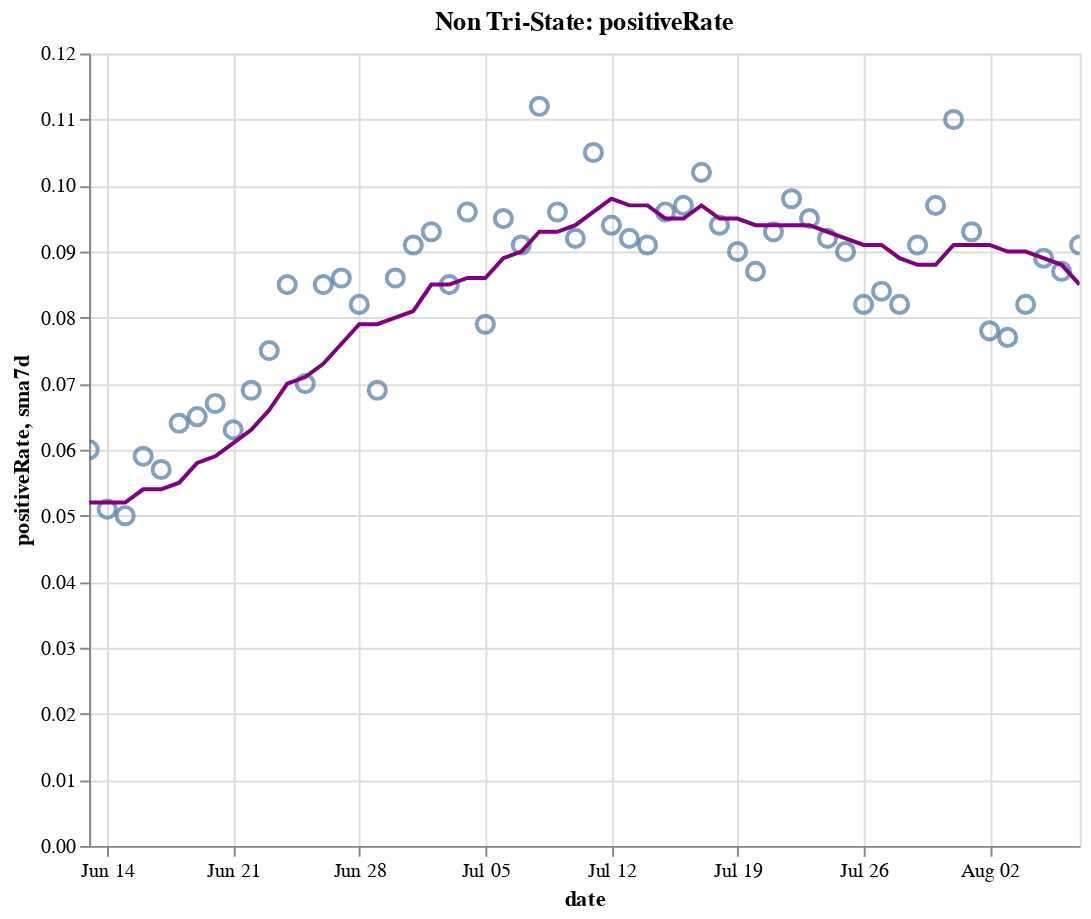

Notebook source saved alongside this figure:
### Code cell
create_plot(non_tristate, 'positiveRate')

### Figure 1 — Vega-Lite specification as saved in the notebook (floating-point values rounded to 4 significant figures)
{"config": {"view": {"continuousWidth": 400, "continuousHeight": 300}}, "layer": [{"layer": [{"mark": {"type": "point", "size": 75}, "encoding": {"tooltip": [{"type": "temporal", "field": "date"}, {"type": "quantitative", "field": "positiveRate"}, {"type": "quantitative", "field": "sma7d"}], "x": {"type": "temporal", "field": "date"}, "y": {"type": "quantitative", "field": "positiveRate"}}, "selection": {"selector016": {"type": "interval", "bind": "scales", "encodings": ["x", "y"]}}}, {"mark": {"type": "line", "color": "purple"}, "encoding": {"x": {"type": "temporal", "field": "date"}, "y": {"type": "quantitative", "field": "sma7d"}}}]}, {"mark": {"type": "rule", "color": "#aaa"}, "encoding": {"x": {"type": "temporal", "field": "date"}}, "transform": [{"filter": {"selection": "selector015"}}]}, {"mark": "circle", "encoding": {"opacity": {"condition": {"value": 1, "selection": "selector015"}, "value": 0}, "tooltip": [{"type": "temporal", "field": "date"}, {"type": "quantitative", "field": "positiveRate"}, {"type": "quantitative", "field": "sma7d"}], "x": {"type": "temporal", "field": "date"}, "y": {"type": "quantitative", "field": "positiveRate"}}, "selection": {"selector015": {"type": "single", "encodings": ["x"], "on": "mouseover", "nearest": true, "empty": "none"}}}, {"mark": {"type": "text", "align": "left", "dx": 5, "dy": -5, "stroke": "white", "strokeWidth": 2}, "encoding": {"text": {"type": "quantitative", "field": "positiveRate"}, "tooltip": [{"type": "temporal", "field": "date"}, {"type": "quantitative", "field": "positiveRate"}, {"type": "quantitative", "field": "sma7d"}], "x": {"type": "temporal", "field": "date"}, "y": {"type": "quantitative", "field": "positiveRate"}}, "transform": [{"filter": {"selection": "selector015"}}]}, {"mark": {"type": "text", "align": "left", "dx": 5, "dy": -5}, "encoding": {"text": {"type": "quantitative", "field": "positiveRate"}, "tooltip": [{"type": "temporal", "field": "date"}, {"type": "quantitative", "field": "positiveRate"}, {"type": "quantitative", "field": "sma7d"}], "x": {"type": "temporal", "field": "date"}, "y": {"type": "quantitative", "field": "positiveRate"}}, "transform": [{"filter": {"selection": "selector015"}}]}], "data": {"name": "data-96d294d35927ad1c663f99806bb8db24"}, "height": 400, "title": "Non Tri-State: positiveRate", "width": 500, "$schema": "https://vega.github.io/schema/vega-lite/v4.8.1.json", "datasets": {"data-96d294d35927ad1c663f99806bb8db24": [{"date": "2020-06-13T00:00:00", "totalTestResultsIncrease": 397700.0, "positiveIncrease": 23680.0, "death": 67780.0, "deathIncrease": 532.0, "positiveRate": 0.06, "state": "Non Tri-State", "sma7d": 0.052}, {"date": "2020-06-14T00:00:00", "totalTestResultsIncrease": 396300.0, "positiveIncrease": 20310.0, "death": 68060.0, "deathIncrease": 280.0, "positiveRate": 0.051, "state": "Non Tri-State", "sma7d": 0.052}, {"date": "2020-06-15T00:00:00", "totalTestResultsIncrease": 352800.0, "positiveIncrease": 17520.0, "death": 68360.0, "deathIncrease": 298.0, "positiveRate": 0.05, "state": "Non Tri-State", "sma7d": 0.052}, {"date": "2020-06-16T00:00:00", "totalTestResultsIncrease": 381800.0, "positiveIncrease": 22370.0, "death": 69000.0, "deathIncrease": 643.0, "positiveRate": 0.059, "state": "Non Tri-State", "sma7d": 0.054}, {"date": "2020-06-17T00:00:00", "totalTestResultsIncrease": 405300.0, "positiveIncrease": 22950.0, "death": 69700.0, "deathIncrease": 695.0, "positiveRate": 0.057, "state": "Non Tri-State", "sma7d": 0.054}, {"date": "2020-06-18T00:00:00", "totalTestResultsIncrease": 416700.0, "positiveIncrease": 26490.0, "death": 70330.0, "deathIncrease": 634.0, "positiveRate": 0.064, "state": "Non Tri-State", "sma7d": 0.055}, {"date": "2020-06-19T00:00:00", "totalTestResultsIncrease": 460300.0, "positiveIncrease": 29740.0, "death": 70920.0, "deathIncrease": 583.0, "positiveRate": 0.065, "state": "Non Tri-State", "sma7d": 0.058}, {"date": "2020-06-20T00:00:00", "totalTestResultsIncrease": 462100.0, "positiveIncrease": 30780.0, "death": 71480.0, "deathIncrease": 569.0, "positiveRate": 0.067, "state": "Non Tri-State", "sma7d": 0.059}, {"date": "2020-06-21T00:00:00", "totalTestResultsIncrease": 415400.0, "positiveIncrease": 26270.0, "death": 71740.0, "deathIncrease": 255.0, "positiveRate": 0.063, "state": "Non Tri-State", "sma7d": 0.061}, {"date": "2020-06-22T00:00:00", "totalTestResultsIncrease": 381000.0, "positiveIncrease": 26160.0, "death": 71980.0, "deathIncrease": 241.0, "positiveRate": 0.069, "state": "Non Tri-State", "sma7d": 0.063}, {"date": "2020-06-23T00:00:00", "totalTestResultsIncrease": 428400.0, "positiveIncrease": 31990.0, "death": 72590.0, "deathIncrease": 613.0, "positiveRate": 0.075, "state": "Non Tri-State", "sma7d": 0.066}, {"date": "2020-06-24T00:00:00", "totalTestResultsIncrease": 445400.0, "positiveIncrease": 37930.0, "death": 73240.0, "deathIncrease": 652.0, "positiveRate": 0.085, "state": "Non Tri-State", "sma7d": 0.07}, {"date": "2020-06-25T00:00:00", "totalTestResultsIncrease": 540400.0, "positiveIncrease": 37940.0, "death": 73840.0, "deathIncrease": 595.0, "positiveRate": 0.07, "state": "Non Tri-State", "sma7d": 0.071}, {"date": "2020-06-26T00:00:00", "totalTestResultsIncrease": 506600.0, "positiveIncrease": 43160.0, "death": 74410.0, "deathIncrease": 571.0, "positiveRate": 0.085, "state": "Non Tri-State", "sma7d": 0.073}, {"date": "2020-06-27T00:00:00", "totalTestResultsIncrease": 496300.0, "positiveIncrease": 42640.0, "death": 74870.0, "deathIncrease": 455.0, "positiveRate": 0.086, "state": "Non Tri-State", "sma7d": 0.076}, {"date": "2020-06-28T00:00:00", "totalTestResultsIncrease": 495100.0, "positiveIncrease": 40840.0, "death": 75100.0, "deathIncrease": 234.0, "positiveRate": 0.082, "state": "Non Tri-State", "sma7d": 0.079}, {"date": "2020-06-29T00:00:00", "totalTestResultsIncrease": 562800.0, "positiveIncrease": 38640.0, "death": 75400.0, "deathIncrease": 302.0, "positiveRate": 0.069, "state": "Non Tri-State", "sma7d": 0.079}, {"date": "2020-06-30T00:00:00", "totalTestResultsIncrease": 542100.0, "positiveIncrease": 46390.0, "death": 75940.0, "deathIncrease": 538.0, "positiveRate": 0.086, "state": "Non Tri-State", "sma7d": 0.08}, {"date": "2020-07-01T00:00:00", "totalTestResultsIncrease": 544600.0, "positiveIncrease": 49730.0, "death": 76580.0, "deathIncrease": 645.0, "positiveRate": 0.091, "state": "Non Tri-State", "sma7d": 0.081}, {"date": "2020-07-02T00:00:00", "totalTestResultsIncrease": 561100.0, "positiveIncrease": 52450.0, "death": 77240.0, "deathIncrease": 655.0, "positiveRate": 0.093, "state": "Non Tri-State", "sma7d": 0.085}, {"date": "2020-07-03T00:00:00", "totalTestResultsIncrease": 623000.0, "positiveIncrease": 52850.0, "death": 77760.0, "deathIncrease": 523.0, "positiveRate": 0.085, "state": "Non Tri-State", "sma7d": 0.085}, {"date": "2020-07-04T00:00:00", "totalTestResultsIncrease": 556800.0, "positiveIncrease": 53720.0, "death": 78030.0, "deathIncrease": 270.0, "positiveRate": 0.096, "state": "Non Tri-State", "sma7d": 0.086}, {"date": "2020-07-05T00:00:00", "totalTestResultsIncrease": 567400.0, "positiveIncrease": 44890.0, "death": 78210.0, "deathIncrease": 179.0, "positiveRate": 0.079, "state": "Non Tri-State", "sma7d": 0.086}, {"date": "2020-07-06T00:00:00", "totalTestResultsIncrease": 426400.0, "positiveIncrease": 40610.0, "death": 78420.0, "deathIncrease": 212.0, "positiveRate": 0.095, "state": "Non Tri-State", "sma7d": 0.089}, {"date": "2020-07-07T00:00:00", "totalTestResultsIncrease": 559800.0, "positiveIncrease": 50850.0, "death": 79280.0, "deathIncrease": 859.0, "positiveRate": 0.091, "state": "Non Tri-State", "sma7d": 0.09}, {"date": "2020-07-08T00:00:00", "totalTestResultsIncrease": 545600.0, "positiveIncrease": 61220.0, "death": 80010.0, "deathIncrease": 730.0, "positiveRate": 0.112, "state": "Non Tri-State", "sma7d": 0.093}, {"date": "2020-07-09T00:00:00", "totalTestResultsIncrease": 603500.0, "positiveIncrease": 57950.0, "death": 80840.0, "deathIncrease": 822.0, "positiveRate": 0.096, "state": "Non Tri-State", "sma7d": 0.093}, {"date": "2020-07-10T00:00:00", "totalTestResultsIncrease": 713500.0, "positiveIncrease": 65390.0, "death": 81650.0, "deathIncrease": 814.0, "positiveRate": 0.092, "state": "Non Tri-State", "sma7d": 0.094}, {"date": "2020-07-11T00:00:00", "totalTestResultsIncrease": 591200.0, "positiveIncrease": 61950.0, "death": 82350.0, "deathIncrease": 705.0, "positiveRate": 0.105, "state": "Non Tri-State", "sma7d": 0.096}, {"date": "2020-07-12T00:00:00", "totalTestResultsIncrease": 640600.0, "positiveIncrease": 59960.0, "death": 82810.0, "deathIncrease": 455.0, "positiveRate": 0.094, "state": "Non Tri-State", "sma7d": 0.098}, {"date": "2020-07-13T00:00:00", "totalTestResultsIncrease": 624500.0, "positiveIncrease": 57460.0, "death": 83080.0, "deathIncrease": 275.0, "positiveRate": 0.092, "state": "Non Tri-State", "sma7d": 0.097}, {"date": "2020-07-14T00:00:00", "totalTestResultsIncrease": 676900.0, "positiveIncrease": 61550.0, "death": 83790.0, "deathIncrease": 708.0, "positiveRate": 0.091, "state": "Non Tri-State", "sma7d": 0.097}, {"date": "2020-07-15T00:00:00", "totalTestResultsIncrease": 665700.0, "positiveIncrease": 64080.0, "death": 84610.0, "deathIncrease": 816.0, "positiveRate": 0.096, "state": "Non Tri-State", "sma7d": 0.095}, {"date": "2020-07-16T00:00:00", "totalTestResultsIncrease": 722900.0, "positiveIncrease": 69850.0, "death": 85500.0, "deathIncrease": 896.0, "positiveRate": 0.097, "state": "Non Tri-State", "sma7d": 0.095}, {"date": "2020-07-17T00:00:00", "totalTestResultsIncrease": 750100.0, "positiveIncrease": 76260.0, "death": 86420.0, "deathIncrease": 915.0, "positiveRate": 0.102, "state": "Non Tri-State", "sma7d": 0.097}, {"date": "2020-07-18T00:00:00", "totalTestResultsIncrease": 679400.0, "positiveIncrease": 64160.0, "death": 87260.0, "deathIncrease": 846.0, "positiveRate": 0.094, "state": "Non Tri-State", "sma7d": 0.095}, {"date": "2020-07-19T00:00:00", "totalTestResultsIncrease": 715500.0, "positiveIncrease": 64410.0, "death": 87770.0, "deathIncrease": 506.0, "positiveRate": 0.09, "state": "Non Tri-State", "sma7d": 0.095}, {"date": "2020-07-20T00:00:00", "totalTestResultsIncrease": 644300.0, "positiveIncrease": 56110.0, "death": 88110.0, "deathIncrease": 335.0, "positiveRate": 0.087, "state": "Non Tri-State", "sma7d": 0.094}, {"date": "2020-07-21T00:00:00", "totalTestResultsIncrease": 669000.0, "positiveIncrease": 62450.0, "death": 89120.0, "deathIncrease": 1014.0, "positiveRate": 0.093, "state": "Non Tri-State", "sma7d": 0.094}, {"date": "2020-07-22T00:00:00", "totalTestResultsIncrease": 693300.0, "positiveIncrease": 67930.0, "death": 90260.0, "deathIncrease": 1137.0, "positiveRate": 0.098, "state": "Non Tri-State", "sma7d": 0.094}, {"date": "2020-07-23T00:00:00", "totalTestResultsIncrease": 738700.0, "positiveIncrease": 70290.0, "death": 91270.0, "deathIncrease": 1015.0, "positiveRate": 0.095, "state": "Non Tri-State", "sma7d": 0.094}, {"date": "2020-07-24T00:00:00", "totalTestResultsIncrease": 797200.0, "positiveIncrease": 73450.0, "death": 92400.0, "deathIncrease": 1129.0, "positiveRate": 0.092, "state": "Non Tri-State", "sma7d": 0.093}, {"date": "2020-07-25T00:00:00", "totalTestResultsIncrease": 712400.0, "positiveIncrease": 63810.0, "death": 93400.0, "deathIncrease": 999.0, "positiveRate": 0.09, "state": "Non Tri-State", "sma7d": 0.092}, {"date": "2020-07-26T00:00:00", "totalTestResultsIncrease": 737100.0, "positiveIncrease": 60670.0, "death": 93940.0, "deathIncrease": 544.0, "positiveRate": 0.082, "state": "Non Tri-State", "sma7d": 0.091}, {"date": "2020-07-27T00:00:00", "totalTestResultsIncrease": 641000.0, "positiveIncrease": 53870.0, "death": 94970.0, "deathIncrease": 1026.0, "positiveRate": 0.084, "state": "Non Tri-State", "sma7d": 0.091}, {"date": "2020-07-28T00:00:00", "totalTestResultsIncrease": 670000.0, "positiveIncrease": 55120.0, "death": 96060.0, "deathIncrease": 1086.0, "positiveRate": 0.082, "state": "Non Tri-State", "sma7d": 0.089}, {"date": "2020-07-29T00:00:00", "totalTestResultsIncrease": 719600.0, "positiveIncrease": 65320.0, "death": 97520.0, "deathIncrease": 1466.0, "positiveRate": 0.091, "state": "Non Tri-State", "sma7d": 0.088}, {"date": "2020-07-30T00:00:00", "totalTestResultsIncrease": 702500.0, "positiveIncrease": 68360.0, "death": 98750.0, "deathIncrease": 1229.0, "positiveRate": 0.097, "state": "Non Tri-State", "sma7d": 0.088}, {"date": "2020-07-31T00:00:00", "totalTestResultsIncrease": 605100.0, "positiveIncrease": 66280.0, "death": 100000.0, "deathIncrease": 1295.0, "positiveRate": 0.11, "state": "Non Tri-State", "sma7d": 0.091}, {"date": "2020-08-01T00:00:00", "totalTestResultsIncrease": 642900.0, "positiveIncrease": 59570.0, "death": 101200.0, "deathIncrease": 1164.0, "positiveRate": 0.093, "state": "Non Tri-State", "sma7d": 0.091}, {"date": "2020-08-02T00:00:00", "totalTestResultsIncrease": 605000.0, "positiveIncrease": 47410.0, "death": 101700.0, "deathIncrease": 486.0, "positiveRate": 0.078, "state": "Non Tri-State", "sma7d": 0.091}, {"date": "2020-08-03T00:00:00", "totalTestResultsIncrease": 626000.0, "positiveIncrease": 48500.0, "death": 102200.0, "deathIncrease": 502.0, "positiveRate": 0.077, "state": "Non Tri-State", "sma7d": 0.09}, {"date": "2020-08-04T00:00:00", "totalTestResultsIncrease": 617100.0, "positiveIncrease": 50420.0, "death": 103400.0, "deathIncrease": 1162.0, "positiveRate": 0.082, "state": "Non Tri-State", "sma7d": 0.09}, {"date": "2020-08-05T00:00:00", "totalTestResultsIncrease": 574900.0, "positiveIncrease": 51160.0, "death": 104800.0, "deathIncrease": 1414.0, "positiveRate": 0.089, "state": "Non Tri-State", "sma7d": 0.089}, {"date": "2020-08-06T00:00:00", "totalTestResultsIncrease": 607100.0, "positiveIncrease": 53090.0, "death": 106000.0, "deathIncrease": 1238.0, "positiveRate": 0.087, "state": "Non Tri-State", "sma7d": 0.088}, {"date": "2020-08-07T00:00:00", "totalTestResultsIncrease": 662600.0, "positiveIncrease": 60370.0, "death": 107300.0, "deathIncrease": 1313.0, "positiveRate": 0.091, "state": "Non Tri-State", "sma7d": 0.085}]}}
